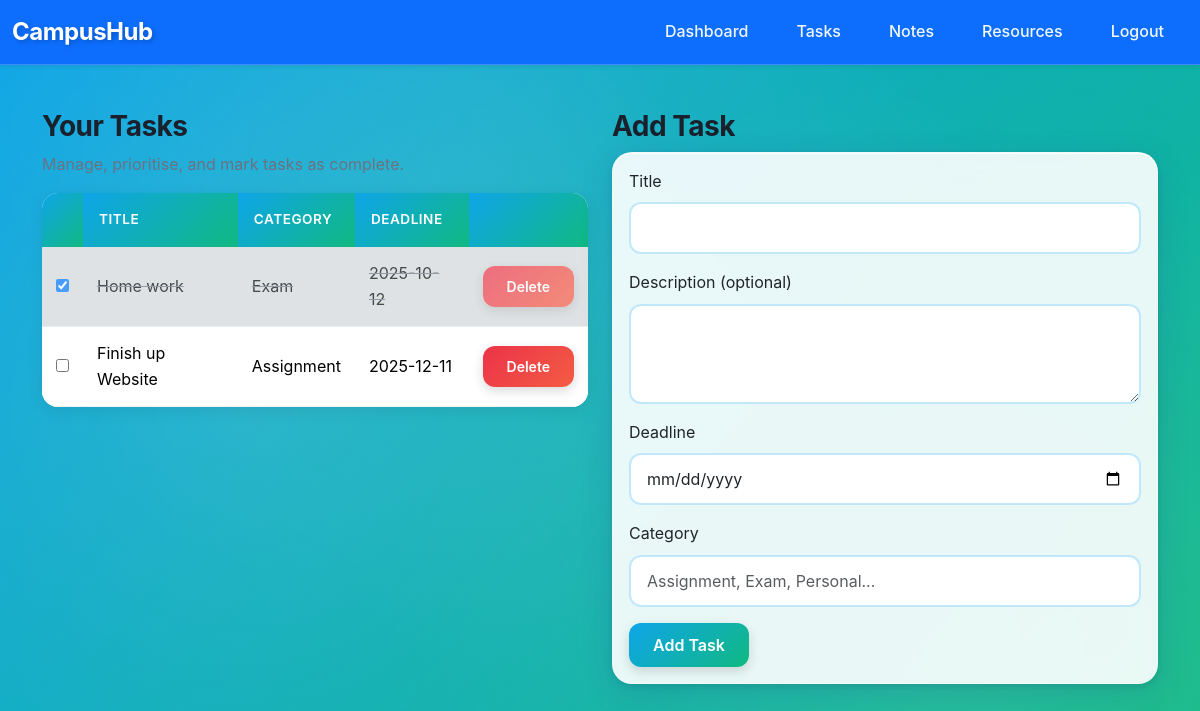
Page /tasks (signed in) on the earlier database version.
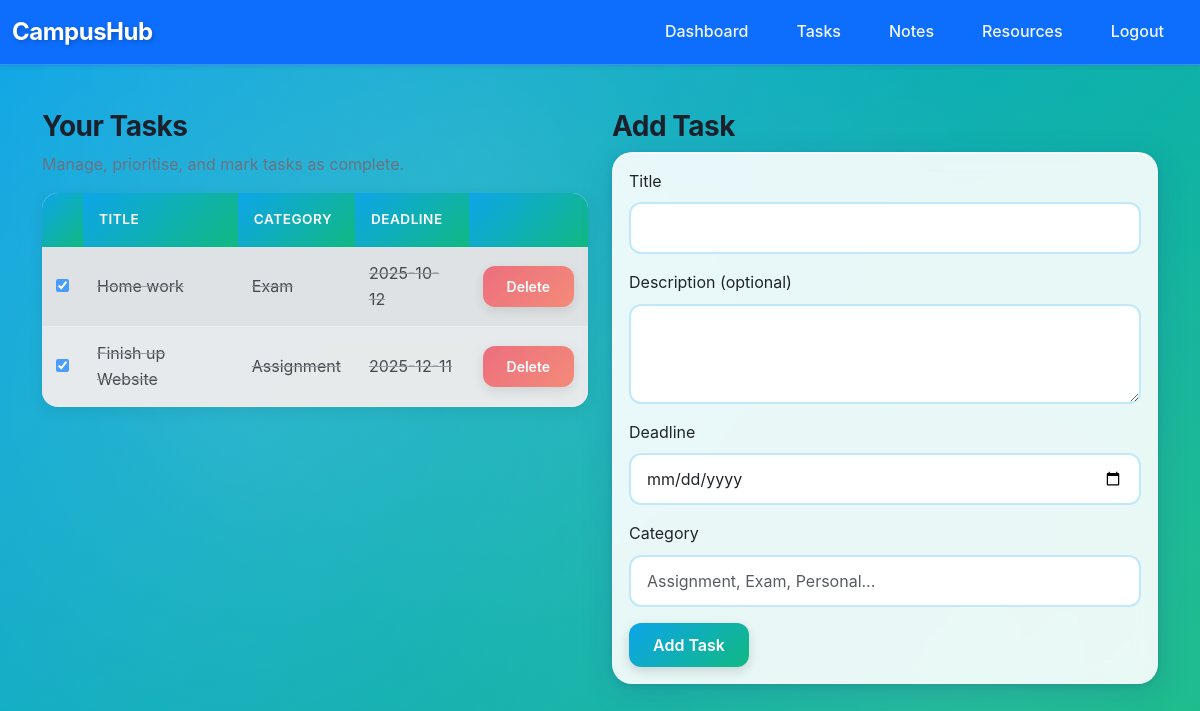
Same page on the later database version.
### tables this page shows
CREATE TABLE tasks (
    id INTEGER PRIMARY KEY AUTOINCREMENT,
    user_id INTEGER NOT NULL,
    title TEXT NOT NULL,
    description TEXT,
    deadline DATE,
    category TEXT,
    completed INTEGER DEFAULT 0,
    completed_at DATETIME,
    FOREIGN KEY (user_id) REFERENCES users(id)
);

### app.py (the view)
@app.route("/tasks", methods=["GET"])
@login_required
def tasks_page():
    db = get_db()
    user_id = session["user_id"]
    rows = db.execute(
        "SELECT * FROM tasks WHERE user_id = ? ORDER BY deadline IS NULL, deadline ASC, completed ASC",
        (user_id,)
    ).fetchall()
    tasks = [dict(row) for row in rows]
    return render_template("tasks.html", tasks=tasks)

### app.py (called while the page is built)
def get_db():
    conn = sqlite3.connect("instance/campushub.db", check_same_thread=False)
    conn.row_factory = sqlite3.Row
    return conn

def login_required(f):
    @wraps(f)
    def decorated_function(*args, **kwargs):
        if session.get("user_id") is None:
            return redirect("/login")
        return f(*args, **kwargs)
    return decorated_function

### templates/tasks.html (shortened to what this page needs)
{% extends "layout.html" %}
{% block content %}
<div class="row">
  <div class="col-md-6">
    <h3>Your Tasks</h3>
    <p class="text-muted">Manage, prioritise, and mark tasks as complete.</p>
    <table class="table table-striped" id="tasks-table">
      <thead>
        <tr>
          <th></th>
          <th>Title</th>
          <th>Category</th>
          <th>Deadline</th>
          <th></th>
        </tr>
      </thead>
      <tbody>
        {% for t in tasks %}
        <tr data-id="{{ t.id }}" class="{% if t.completed %}table-secondary{% endif %}">
          <td>
            <input type="checkbox" class="task-toggle" {% if t.completed %}checked{% endif %} />
          </td>
          <td class="task-title">{{ t.title }}</td>
          <td>{{ t.category or 'General' }}</td>
          <td>{{ t.deadline or '-' }}</td>
          <td>
            <button class="btn btn-sm btn-danger task-delete">Delete</button>
          </td>
        </tr>
        {% else %}
        <tr><td colspan="5">No tasks yet — add one on the right.</td></tr>
        {% endfor %}
      </tbody>
    </table>
  </div>
  <div class="col-md-6">
    <h3>Add Task</h3>
    <div class="card fade-in">
      <div class="card-body">
        <form method="post" action="/tasks/add" id="add-task-form">
          <div class="mb-3">
            <label class="form-label">Title</label>
            <input name="title" class="form-control" required />
          </div>
          <div class="mb-3">
            <label class="form-label">Description (optional)</label>
            <textarea name="description" class="form-control" rows="3"></textarea>
          </div>
          <div class="mb-3">
            <label class="form-label">Deadline</label>
            <input name="deadline" type="date" class="form-control" />
          </div>
          <div class="mb-3">
            <label class="form-label">Category</label>
            <input name="category" class="form-control" placeholder="Assignment, Exam, Personal..." />
          </div>
          <button class="btn btn-primary">Add Task</button>
        </form>
      </div>
    </div>
  </div>
</div>
{% endblock %}

### templates/layout.html (shortened to what this page needs)
<!doctype html>
<html lang="en">
  <head>
    <link href="https://cdn.jsdelivr.net/npm/bootstrap@5.3.2/dist/css/bootstrap.min.css" rel="stylesheet">
    <link rel="stylesheet" href="{{ url_for('static', filename='styles.css') }}">
  </head>
  <body>
    <nav class="navbar navbar-expand-lg navbar-dark bg-primary fixed-top shadow-sm">
  <div class="container-fluid">
    <a class="navbar-brand fw-bold" href="/dashboard">CampusHub</a>
    <div class="collapse navbar-collapse justify-content-end" id="navMenu">
      <ul class="navbar-nav">
        <li class="nav-item"><a class="nav-link" href="/dashboard">Dashboard</a></li>
        <li class="nav-item"><a class="nav-link" href="/tasks">Tasks</a></li>
        <li class="nav-item"><a class="nav-link" href="/notes">Notes</a></li>
        <li class="nav-item"><a class="nav-link" href="/resources">Resources</a></li>
        <li class="nav-item"><a class="nav-link" href="/logout">Logout</a></li>
      </ul>
    </div>
  </div>
</nav>
    <div class="container mt-3">
      {% block content %}{% endblock %}
    </div>
  </body>
</html>

### static/styles.css (style rules this page uses)
body { background: linear-gradient(135deg, #0ea5e9 0%, #10b981 100%); background-attachment: fixed; font-family: Inter, system-ui, -apple-system, "Segoe UI", Roboto, "Helvetica Neue", Arial; color: #1a202c; line-height: 1.6; -webkit-font-smoothing: antialiased; -moz-osx-font-smoothing: grayscale; padding-top: 70px; min-height: 100vh; position: relative; }
body::before { content: ''; position: fixed; top: 0; left: 0; width: 100%; height: 100%; background-image: radial-gradient(circle at 20% 50%, rgba(255, 255, 255, 0.1) 0%, transparent 50%), radial-gradient(circle at 80% 80%, rgba(255, 255, 255, 0.1) 0%, transparent 50%), radial-gradient(circle at 40% 20%, rgba(255, 255, 255, 0.08) 0%, transparent 50%); pointer-events: none; z-index: 0; }
.container { padding-top: 24px; padding-bottom: 48px; position: relative; z-index: 1; }
.navbar { background: rgba(255, 255, 255, 0.15); backdrop-filter: blur(20px) saturate(180%); -webkit-backdrop-filter: blur(20px) saturate(180%); border-bottom: 1px solid rgba(255, 255, 255, 0.2); box-shadow: 0 8px 32px rgba(0, 0, 0, 0.1); }
.navbar-brand { font-size: 1.5rem; font-weight: 700; color: #fff !important; text-shadow: 2px 2px 4px rgba(0, 0, 0, 0.2); letter-spacing: -0.5px; }
.navbar .nav-link { color: rgba(255, 255, 255, 0.95) !important; font-weight: 500; margin: 0 8px; padding: 8px 16px !important; border-radius: 8px; transition: all 0.3s ease; position: relative; overflow: hidden; }
.navbar .nav-link::before { content: ''; position: absolute; top: 0; left: -100%; width: 100%; height: 100%; background: rgba(255, 255, 255, 0.2); transition: left 0.3s ease; z-index: -1; }
.card { border: none; border-radius: 20px; background: rgba(255, 255, 255, 0.9); backdrop-filter: blur(10px); -webkit-backdrop-filter: blur(10px); box-shadow: 0 8px 32px rgba(31, 38, 135, 0.15), 0 2px 8px rgba(0, 0, 0, 0.1), inset 0 1px 0 rgba(255, 255, 255, 0.8); transition: all 0.4s cubic-bezier(0.175, 0.885, 0.32, 1.275); border: 1px solid rgba(255, 255, 255, 0.3); position: relative; overflow: hidden; }
.card::before { content: ''; position: absolute; top: -50%; left: -50%; width: 200%; height: 200%; background: radial-gradient(circle, rgba(255, 255, 255, 0.3) 0%, transparent 70%); opacity: 0; transition: opacity 0.4s ease; }
.table { border-radius: 16px; overflow: hidden; background: rgba(255, 255, 255, 0.95); box-shadow: 0 4px 16px rgba(0, 0, 0, 0.08); }
.table thead th { background: linear-gradient(135deg, #0ea5e9 0%, #10b981 100%); color: #fff; border: none; font-weight: 600; text-transform: uppercase; font-size: 0.85rem; letter-spacing: 0.5px; padding: 16px; }
.table tbody tr { transition: all 0.3s ease; border-bottom: 1px solid rgba(0, 0, 0, 0.05); }
.table td, .table th { vertical-align: middle; padding: 14px; }
.table-secondary { background: rgba(238, 241, 246, 0.8) !important; color: #6b7280; text-decoration: line-through; opacity: 0.7; }
.btn { border-radius: 12px; font-weight: 600; padding: 10px 24px; transition: all 0.3s cubic-bezier(0.175, 0.885, 0.32, 1.275); border: none; position: relative; overflow: hidden; box-shadow: 0 4px 12px rgba(0, 0, 0, 0.15); }
.btn::before { content: ''; position: absolute; top: 50%; left: 50%; width: 0; height: 0; border-radius: 50%; background: rgba(255, 255, 255, 0.3); transform: translate(-50%, -50%); transition: width 0.6s, height 0.6s; }
.btn-primary { background: linear-gradient(135deg, #0ea5e9 0%, #10b981 100%); border: none; }
.btn-danger { background: linear-gradient(135deg, #eb3349 0%, #f45c43 100%); }
.form-control, .form-select, textarea { border-radius: 12px !important; padding: 12px 16px; border: 2px solid rgba(14, 165, 233, 0.25); background: rgba(255, 255, 255, 0.9); transition: all 0.3s ease; backdrop-filter: blur(10px); }
.text-muted { color: #6b7280 !important; }
h1, h2, h3, h4, h5, h6 { font-weight: 700; letter-spacing: -0.5px; }
.fade-in { animation: fadeIn 0.6s ease both; }
body, html { overflow-x: hidden; }

Differences in the rows shown:
changed tasks "Finish up Website": completed "☐" → "☑"
